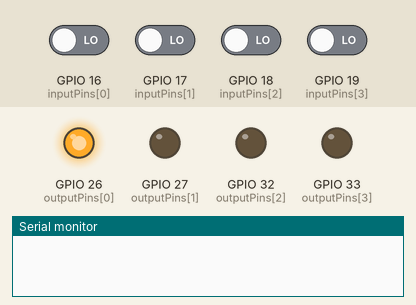
Simulated run of this sketch. Board: ESP32. On the bench: output pins drawn as LEDs (lit = HIGH), the last lines printed to the serial monitor. Inputs (shaded band) come from the test bench; at power-on: GPIO 16 (inputPins[0]), GPIO 17 (inputPins[1]), GPIO 18 (inputPins[2]), GPIO 19 (inputPins[3]) LOW.

Above: at 0.5 s.
At 1.5 s:
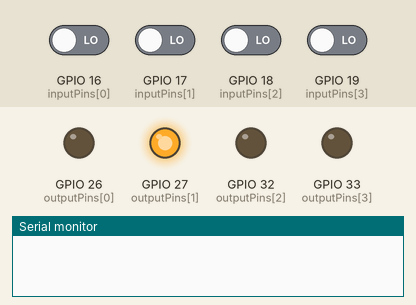
At 2.5 s:
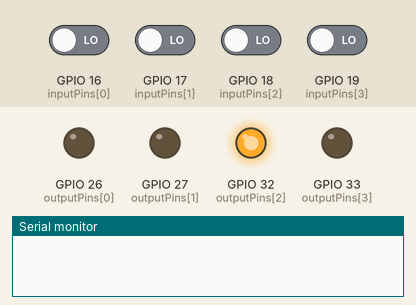
At 3.5 s:
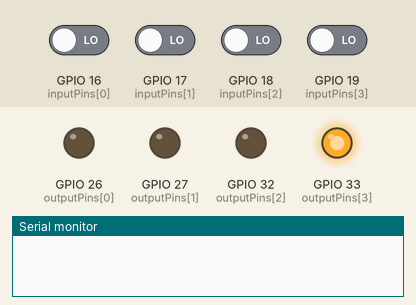
At 5.0 s:
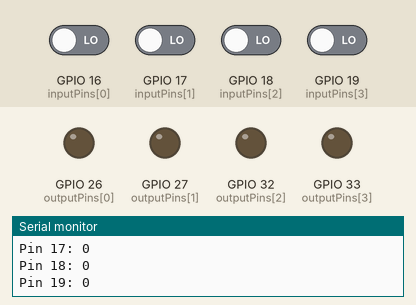
Timing chart, 0 to 7.8 s (numbered marks = the images above):
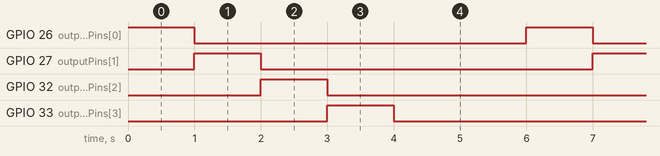

The sketch:

in-out.ino
```cpp
#include <Wire.h>


// Output pin numbers
const int outputPins[4] = {26, 27, 32, 33};
// Input pin numbers
const int inputPins[4] = {16, 17, 18, 19};

void setup() {
  // Initialize Serial for debugging
  Serial.begin(115200);


  // Set each output pin as an output
  for (int i = 0; i < 4; i++) {
    pinMode(outputPins[i], OUTPUT);
  }

  // Set each input pin as an input
  for (int i = 0; i < 4; i++) {
    pinMode(inputPins[i], INPUT);
  }
}

void loop() {
  // Cycle through each output pin
  for (int i = 0; i < 4; i++) {
    // Turn the current output pin on
    digitalWrite(outputPins[i], HIGH);

    // Wait for a second
    delay(1000);

    // Turn the current output pin off
    digitalWrite(outputPins[i], LOW);
  }

  // Cycle through each input pin
  for (int i = 0; i < 4; i++) {
    // Read the state of the current input pin
    int pinState = digitalRead(inputPins[i]);

    // Print the state of the current input pin
    Serial.print("Pin ");
    Serial.print(inputPins[i]);
    Serial.print(": ");
    Serial.println(pinState);
  }


  delay(2000); // Wait for 2 seconds before reading again
}
```

Measured:
- by itself, GPIO 26 (outputPins[0]), GPIO 27 (outputPins[1]), GPIO 32 (outputPins[2]), GPIO 33 (outputPins[3]): alternates HIGH for 1.0 s and LOW for 5.0 s
- by itself, everything shown: repeats every 6.0 s, in 5 steps
